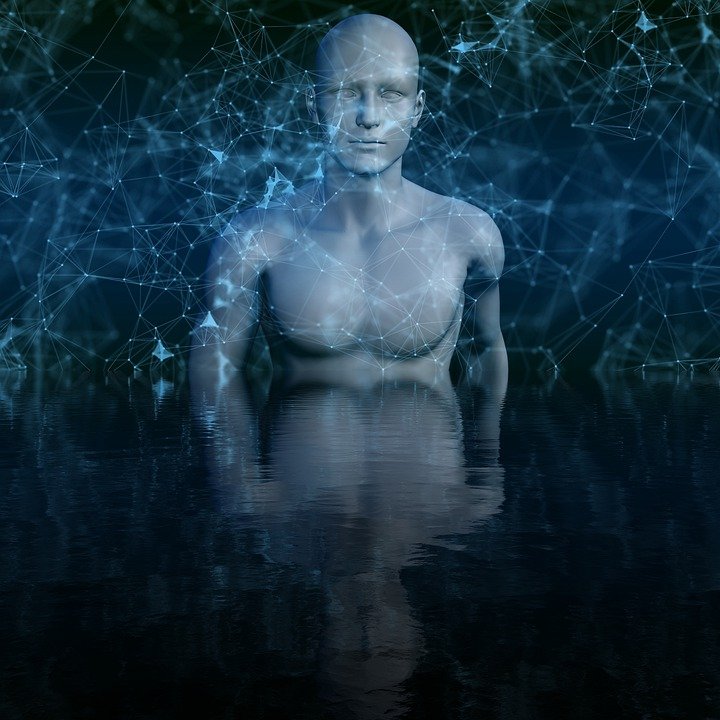
#> input picture raykurz.png, 720 x 720 px
$ jupyter execute ImageManipulation.ipynb
#> lines starting #> are read from the running program, lines starting #| are printed output that depends on the picture
[cell 1]
# The image being manipulated must be in your current working directory (CWD). The wise alien who wants to help the AVAJ and
# NOHTYP coders prevent the invasion and takeover of Earth is called Raykurz, so we use raykurz.png
# We import the powerful Python Pillow module.

from PIL import Image
alien_im = Image.open('raykurz.png')
#> alien_im is the input picture: PIL image 720x720 RGBA; mean R, G, B, A 22.7, 47.2, 61.2, 255

[cell 2]
# An Image object has several useful attributes that give you basic information about the image file it was loaded from:
# its width and height, the filename, and the graphics format (such as JPEG, GIF, or PNG).

from PIL import Image
alien_im = Image.open('raykurz.png')
alien_im.size
#> Out = (720, 720)

[cell 3]
# Cropping Images (here we want the alien's face)

# Cropping an image means selecting a rectangular region inside an image and removing everything outside the rectangle.
# The crop() method on Image objects takes a box tuple and returns an Image object representing the cropped image.
# The cropping does not happen in place — that is, the original Image object is left untouched, and the crop() method
# returns a new Image object.
# A boxed tuple — in this case, the cropped section — includes the left column and top row of pixels but
# only goes up to and does not include the right column and bottom row of pixels.

from PIL import Image
alien_im = Image.open('raykurz.png')
cropped_im = alien_im.crop((300, 10, 430, 220))
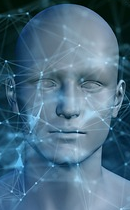
#> cropped_im: PIL image 130x210 RGBA; mean R, G, B, A 76, 110, 131.9, 255
cropped_im.save('cropped.png')

[cell 4]
# This makes a new Image object for the cropped image, stores the object in cropped_im, and then calls save() on cropped_im
# to save the cropped image in cropped.png.

[cell 5]
# Copying and Pasting Images onto Other Images

# The copy() method will return a new Image object with the same image as the Image object it was called on.
# This is useful if you need to make changes to an image but also want to keep an untouched version of the original.

from PIL import Image
alien_im = Image.open('raykurz.png')
alien_copy_im = alien_im.copy()

[cell 6]
# Thus, if you want to tile the alien’s head across the entire raykurz image, you can rename cropped.png to face_im.

face_im = alien_im.crop((300, 10, 430, 220))
face_im.size
#> Out = (130, 210)

[cell 7]
# Now you need a couple for loops.

alien_im_width, alien_im_height = alien_im.size
#> alien_im_width = 720; alien_im_height = 720
face_im_width, face_im_height = face_im.size
#> face_im_width = 130; face_im_height = 210
alien_copy_two = alien_im.copy()
for left in range(0, alien_im_width, face_im_width):
    for top in range(0, alien_im_height, face_im_height):
        print(left, top)
        alien_copy_two.paste(face_im, (left, top))
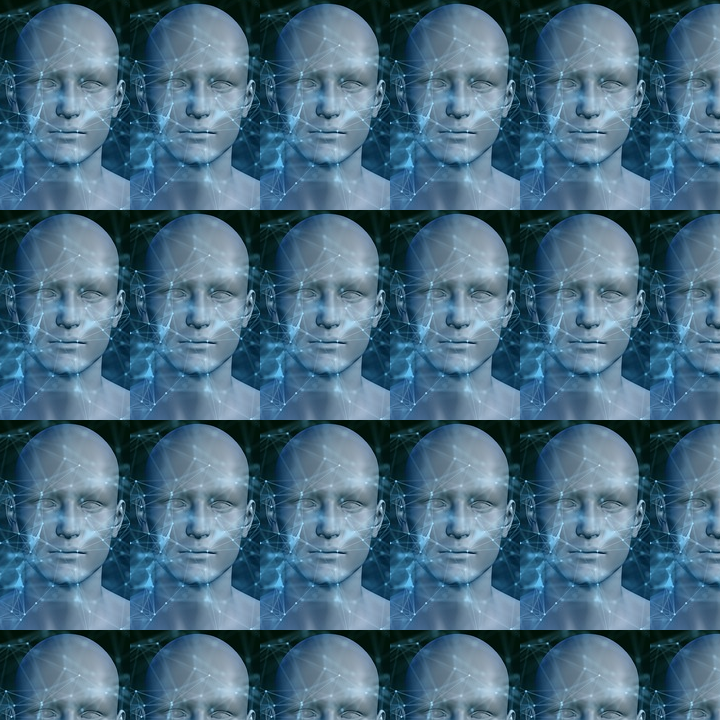
#> alien_copy_two: PIL image 720x720 RGBA; mean R, G, B, A 73.4, 107.2, 128.4, 255

alien_copy_two.save('tiled.png')
